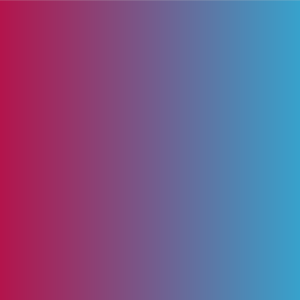
Frame 1 (no input)
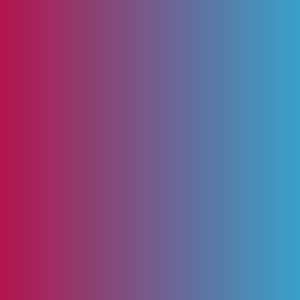
Frame 60 (the mouse pressed at the canvas centre just before this capture)
Frame 120 (the mouse held since frame 60 and released just before this capture): identical to frame 60, image omitted

The Processing sketch that drew these frames (run headless with seeded random() and noise(); from frame 60 on, the mouse is pressed at the canvas centre):

// Processing sketch: gradient
// ── gradient.pde
//Gradient variables
public int axis = 1;
public int gradientNum = 0;
public int lastGradient;

//Colour variables
public color leftC = color(0, 0, 0);
public color rightC = color(0, 0, 0);

void setup() {
  size(300, 300);
}

void draw() {
  getPalette(gradientNum, axis);
}

void keyPressed() {
  if (keyCode == LEFT && 0 < gradientNum){
    gradientNum--;
    System.out.println(gradientNum);
    getPalette(gradientNum, axis);
  }

  if (keyCode == RIGHT && gradientNum < 5){
    gradientNum++;
    System.out.println(gradientNum);
    getPalette(gradientNum, axis);
  }
  
  if (keyCode == UP && gradientNum < 5){
    axis = 0;
    System.out.println("up");
    getPalette(gradientNum, axis);
  }

  if (keyCode == DOWN && gradientNum < 5){
    axis = 1;
    System.out.println("down");
    getPalette(gradientNum, axis);
  }
}

//Uses the gradientNum to determine the gradient
void getPalette(int i, int a) {
  if (i == 0){
    // Gradient link: https://coolors.co/gradient-maker/ff1b6b-45caff
    leftC = color(179, 20, 76);//255, 27, 107
    rightC = color(55, 162, 204);//69, 202, 255
    makeGradient(leftC, rightC, a);
  }
  if (i == 1){
    // Colour palette link: https://coolors.co/palette/ff6ad5-c774e8-ad8cff-8795e8-94d0ff
    // Gradient link: https://coolors.co/gradient-maker/f756aa-f75672
    leftC = color(249, 133, 193); // Original colour: 247, 86, 170
    rightC = color(250, 133, 152); // Original colour: 247, 86, 114
    makeGradient(leftC, rightC, a);
  }
  if (i == 2){
    // Gradient link: https://coolors.co/gradient-maker/f7ba2c-ea5459
    leftC = color(247, 186, 44);
    rightC = color(234, 84, 89);
    makeGradient(leftC, rightC, a);
  }
  if (i == 3){
    // Gradient link: https://coolors.co/gradient-maker/bf0fff-cbff49
    leftC = color(191, 15, 255);
    rightC = color(203, 255, 73);
    makeGradient(leftC, rightC, a);
  }
  if (i == 4){
    leftC = color(10, 255, 100);
    rightC = color(90, 100, 20);
    makeGradient(leftC, rightC, a);
  }
}


/*
Resource used for code assistance:
https://processing.org/examples/lineargradient.html
*/
void makeGradient(color c1, color c2, int axis ) {

  noFill();

  if (axis == 0) {  // Top to bottom gradient
    for (int i = 0; i <= 0+height; i++) {
      float inter = map(i, 0, height, 0, 1);
      color c = lerpColor(c1, c2, inter);
      stroke(c);
      line(0, i, width, i);
    }
  }  
  else if (axis == 1) {  // Left to right gradient
    for (int i = 0; i <= 0+width; i++) {
      float inter = map(i, 0, width, 0, 1);
      color c = lerpColor(c1, c2, inter);
      stroke(c);
      line(i, 0, i, height);
    }
  }
}

/*
Code given for class
Not used for this project, but decided to keep fo possible future referencing 

public void makeGradient() {
  loadPixels();
  for (int x = 0; x < width; x++) {
    for (int y = 0; y < height; y++) {
      // Calculate a color based on the x-coordinate.
      // You can adjust these values to change the gradient's appearance.
      float normalizedX = map(x, 0, width - 1, 0, 1); // Normalize x to 0-1
      int red = int(colour_red * normalizedX);            // Red increases with x
      int green = colour_green;                             // Green stays at 0
      int blue = int(colour_blue * (1 - normalizedX));     // Blue decreases with x

      // Create the color
      color c = color(red, green, blue);

      // Set the pixel
      pixels[x + y * width] = c; // Correctly index the 1D pixel array
    }
  }
  updatePixels();
}
*/
